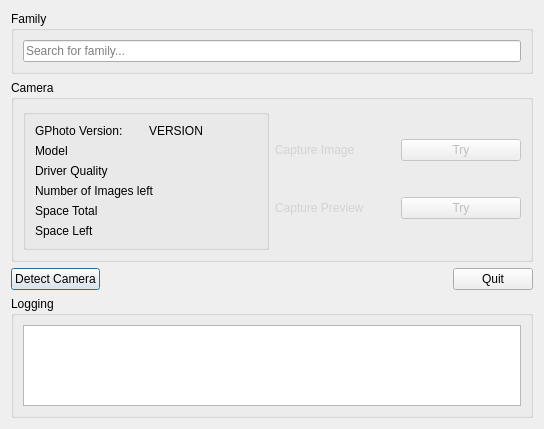
<?xml version="1.0" encoding="UTF-8"?>
<ui version="4.0">
 <class>InfoDialog</class>
 <widget class="QDialog" name="InfoDialog">
  <property name="geometry">
   <rect>
    <x>0</x>
    <y>0</y>
    <width>544</width>
    <height>429</height>
   </rect>
  </property>
  <property name="windowTitle">
   <string>LBC Directory</string>
  </property>
  <layout class="QVBoxLayout" name="verticalLayout">
   <item>
    <widget class="QGroupBox" name="familyGrp">
     <property name="title">
      <string>Family</string>
     </property>
     <layout class="QHBoxLayout" name="horizontalLayout_9">
      <item>
       <widget class="QLineEdit" name="searchbox">
        <property name="placeholderText">
         <string>Search for family...</string>
        </property>
       </widget>
      </item>
     </layout>
    </widget>
   </item>
   <item>
    <widget class="QGroupBox" name="groupBox_4">
     <property name="styleSheet">
      <string notr="true">QLabel:disabled {
	color: rgb(211, 211, 211);
}</string>
     </property>
     <property name="title">
      <string>Camera</string>
     </property>
     <layout class="QHBoxLayout" name="horizontalLayout_3">
      <item>
       <widget class="QGroupBox" name="groupBox">
        <property name="title">
         <string/>
        </property>
        <layout class="QVBoxLayout" name="verticalLayout_4">
         <item>
          <layout class="QHBoxLayout" name="horizontalLayout_2">
           <item>
            <widget class="QLabel" name="label">
             <property name="text">
              <string>GPhoto Version:</string>
             </property>
            </widget>
           </item>
           <item>
            <widget class="QLabel" name="lb_version_local">
             <property name="text">
              <string>VERSION</string>
             </property>
            </widget>
           </item>
          </layout>
         </item>
         <item>
          <layout class="QHBoxLayout" name="horizontalLayout_4">
           <item>
            <widget class="QLabel" name="label_3">
             <property name="text">
              <string>Model</string>
             </property>
            </widget>
           </item>
           <item>
            <widget class="QLabel" name="lb_model">
             <property name="text">
              <string/>
             </property>
            </widget>
           </item>
          </layout>
         </item>
         <item>
          <layout class="QHBoxLayout" name="horizontalLayout_5">
           <item>
            <widget class="QLabel" name="label_4">
             <property name="text">
              <string>Driver Quality</string>
             </property>
            </widget>
           </item>
           <item>
            <widget class="QLabel" name="lb_quality">
             <property name="text">
              <string/>
             </property>
            </widget>
           </item>
          </layout>
         </item>
         <item>
          <layout class="QHBoxLayout" name="horizontalLayout_6">
           <item>
            <widget class="QLabel" name="label_5">
             <property name="text">
              <string>Number of Images left</string>
             </property>
            </widget>
           </item>
           <item>
            <widget class="QLabel" name="lb_images_left">
             <property name="text">
              <string/>
             </property>
            </widget>
           </item>
          </layout>
         </item>
         <item>
          <layout class="QHBoxLayout" name="horizontalLayout_7">
           <item>
            <widget class="QLabel" name="label_6">
             <property name="text">
              <string>Space Total</string>
             </property>
            </widget>
           </item>
           <item>
            <widget class="QLabel" name="lb_space_total">
             <property name="text">
              <string/>
             </property>
            </widget>
           </item>
          </layout>
         </item>
         <item>
          <layout class="QHBoxLayout" name="horizontalLayout_8">
           <item>
            <widget class="QLabel" name="label_7">
             <property name="text">
              <string>Space Left</string>
             </property>
            </widget>
           </item>
           <item>
            <widget class="QLabel" name="lb_space_left">
             <property name="text">
              <string/>
             </property>
            </widget>
           </item>
          </layout>
         </item>
        </layout>
       </widget>
      </item>
      <item>
       <layout class="QVBoxLayout" name="verticalLayout_2">
        <item>
         <layout class="QHBoxLayout" name="horizontalLayout_10">
          <item>
           <widget class="QLabel" name="lb_capture_image">
            <property name="enabled">
             <bool>false</bool>
            </property>
            <property name="text">
             <string>Capture Image</string>
            </property>
           </widget>
          </item>
          <item>
           <widget class="QPushButton" name="pb_capture_image">
            <property name="enabled">
             <bool>false</bool>
            </property>
            <property name="minimumSize">
             <size>
              <width>72</width>
              <height>0</height>
             </size>
            </property>
            <property name="text">
             <string>Try</string>
            </property>
            <property name="autoDefault">
             <bool>false</bool>
            </property>
           </widget>
          </item>
         </layout>
        </item>
        <item>
         <layout class="QHBoxLayout" name="horizontalLayout_11">
          <item>
           <widget class="QLabel" name="lb_capture_preview">
            <property name="enabled">
             <bool>false</bool>
            </property>
            <property name="text">
             <string>Capture Preview</string>
            </property>
           </widget>
          </item>
          <item>
           <widget class="QPushButton" name="pb_capture_preview">
            <property name="enabled">
             <bool>false</bool>
            </property>
            <property name="minimumSize">
             <size>
              <width>72</width>
              <height>0</height>
             </size>
            </property>
            <property name="text">
             <string>Try</string>
            </property>
            <property name="autoDefault">
             <bool>false</bool>
            </property>
           </widget>
          </item>
         </layout>
        </item>
       </layout>
      </item>
     </layout>
    </widget>
   </item>
   <item>
    <layout class="QHBoxLayout" name="horizontalLayout_15">
     <item>
      <widget class="QPushButton" name="pb_rescan">
       <property name="text">
        <string>Detect Camera</string>
       </property>
      </widget>
     </item>
     <item>
      <spacer name="horizontalSpacer">
       <property name="orientation">
        <enum>Qt::Horizontal</enum>
       </property>
       <property name="sizeHint" stdset="0">
        <size>
         <width>40</width>
         <height>20</height>
        </size>
       </property>
      </spacer>
     </item>
     <item>
      <widget class="QPushButton" name="pb_close">
       <property name="text">
        <string>Quit</string>
       </property>
       <property name="autoDefault">
        <bool>false</bool>
       </property>
       <property name="default">
        <bool>false</bool>
       </property>
      </widget>
     </item>
    </layout>
   </item>
   <item>
    <widget class="QGroupBox" name="groupBox_3">
     <property name="maximumSize">
      <size>
       <width>16777215</width>
       <height>150</height>
      </size>
     </property>
     <property name="title">
      <string>Logging</string>
     </property>
     <layout class="QHBoxLayout" name="horizontalLayout">
      <item>
       <widget class="QPlainTextEdit" name="log">
        <property name="maximumSize">
         <size>
          <width>16777215</width>
          <height>100</height>
         </size>
        </property>
        <property name="lineWrapMode">
         <enum>QPlainTextEdit::NoWrap</enum>
        </property>
        <property name="readOnly">
         <bool>true</bool>
        </property>
        <property name="centerOnScroll">
         <bool>false</bool>
        </property>
       </widget>
      </item>
     </layout>
    </widget>
   </item>
  </layout>
 </widget>
 <resources/>
 <connections>
  <connection>
   <sender>pb_close</sender>
   <signal>clicked()</signal>
   <receiver>InfoDialog</receiver>
   <slot>accept()</slot>
   <hints>
    <hint type="sourcelabel">
     <x>494</x>
     <y>709</y>
    </hint>
    <hint type="destinationlabel">
     <x>409</x>
     <y>703</y>
    </hint>
   </hints>
  </connection>
 </connections>
</ui>
